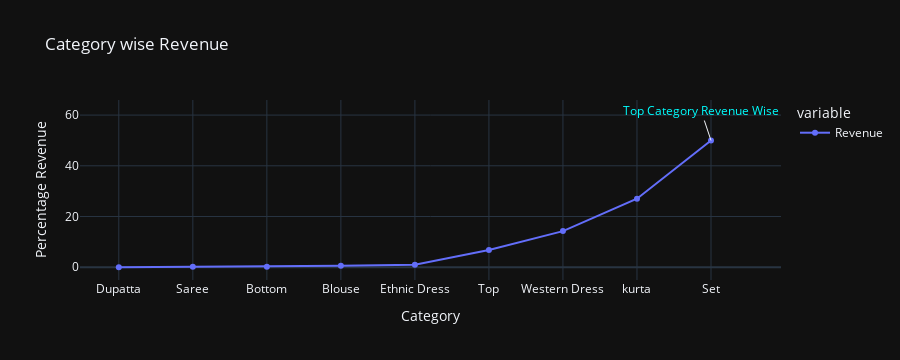

Write notebook code for a chart like this one.
### Markdown cell above
### Category wise revenue

### Code cell
percent_revenue = (dataset.groupby('category', observed=False).amount.sum()*100/dataset.groupby('category', observed=False).amount.sum().sum()).sort_values()
percent_plot = px.line(percent_revenue, markers=True, template='plotly_dark', title='Category wise Revenue', labels={'value':'Percentage Revenue', 'category':'Category'})
percent_plot.add_annotation(
    x=percent_revenue.index[-1],
    y=percent_revenue.max(),
    xref="x",
    yref="y",
    text="Top Category Revenue Wise",
    showarrow=True,
    font=dict(
        color="cyan",
        size=12
    )
)
percent_plot.update_traces(name='Revenue')
percent_plot.show()

top_cat_pr = percent_revenue.values.max()
top_cat = percent_revenue[percent_revenue.values==top_cat_pr].index[0]
print(f'The best performing category among all the clothing categories was {top_cat} with {round(top_cat_pr,2)}% share of total revenue.\n')

### Figure 1 — Plotly figure (JSON) as saved in the notebook; plotly's stock layout.template omitted (floating-point values rounded to 4 significant figures)
{"data": [{"hovertemplate": "variable=amount<br>Category=%{x}<br>Percentage Revenue=%{y}<extra></extra>", "legendgroup": "amount", "line": {"color": "#636efa", "dash": "solid"}, "marker": {"symbol": "circle"}, "mode": "lines+markers", "name": "Revenue", "orientation": "v", "showlegend": true, "type": "scatter", "x": ["Dupatta", "Saree", "Bottom", "Blouse", "Ethnic Dress", "Top", "Western Dress", "kurta", "Set"], "xaxis": "x", "y": [0.0007803, 0.1522, 0.1891, 0.5819, 1.011, 6.818, 14.25, 27.02, 49.98], "yaxis": "y"}], "layout": {"annotations": [{"font": {"color": "cyan", "size": 12}, "showarrow": true, "text": "Top Category Revenue Wise", "x": "Set", "xref": "x", "y": 49.98, "yref": "y"}], "height": 360, "legend": {"title": {"text": "variable"}, "tracegroupgap": 0}, "title": {"text": "Category wise Revenue"}, "xaxis": {"anchor": "y", "autorange": true, "domain": [0, 1], "range": [-0.5038, 8.794], "title": {"text": "Category"}, "type": "category"}, "yaxis": {"anchor": "x", "autorange": true, "domain": [0, 1], "range": [-4.968, 65.17], "title": {"text": "Percentage Revenue"}, "type": "linear"}}}
